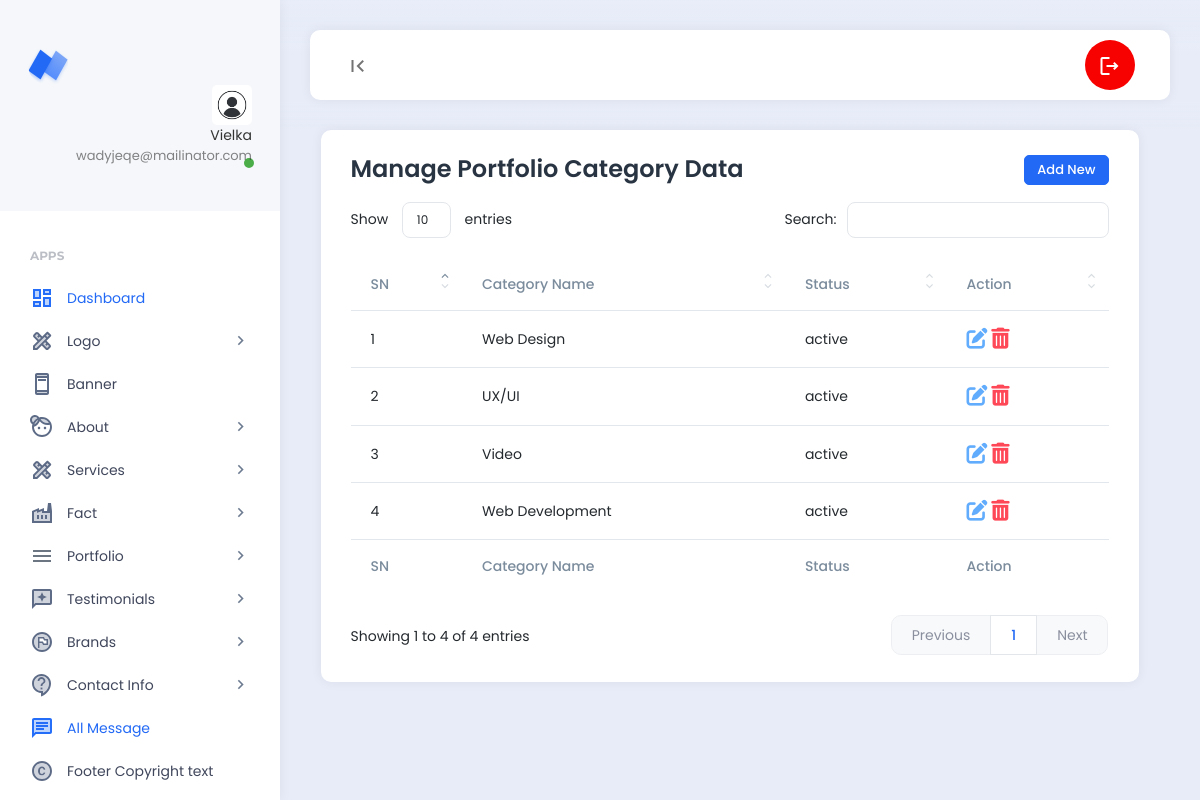
The page /backend/manage_portfolio_category.php (signed in) on the database its author committed.
### tables this page shows
CREATE TABLE `pro_users` (
  `id` int(11) NOT NULL,
  `name` varchar(55) NOT NULL,
  `email` varchar(55) NOT NULL,
  `password` varchar(100) NOT NULL,
  `profile_photo` varchar(200) NOT NULL DEFAULT 'profile_photo.jpg'
);

CREATE TABLE `pro_portfolio_categories` (
  `id` int(11) NOT NULL,
  `category_name` varchar(200) NOT NULL,
  `category_slug` varchar(100) NOT NULL,
  `category_status` varchar(100) NOT NULL
);

### backend/manage_portfolio_category.php (the view, shortened to what this page needs)
<?php
require_once('header.php');
require_once('../config/db.php');
$select_category = "SELECT * FROM pro_portfolio_categories";
$category_query_run = mysqli_query($db_con, $select_category);
$serial=1;
?>
<div class="row">
    <div class="col-md-12 col-lg-12">
        <div class="card">
            <div class="card-header">
                <h2 style="font-size: 24px;" class="card-title">Manage Portfolio Category Data <span><a href="add_portfolio_category.php" class="btn btn-primary btn-sm" style="float: right;">Add New</a></span></h2>
            </div>
            <div class="card-body">
                <table id="datatable1" class="display" style="width:100%">
                    <thead>
                        <tr>
                            <th>SN</th>
                            <th>Category Name</th>
                            <th>Status</th>
                            <th>Action</th>
                        </tr>
                    </thead>
                    <tbody>
                        <?php foreach ($category_query_run as $category_items) :?>
                            <tr>
                            <td><?= $serial++;?></td>
                            <td><?= $category_items['category_name']; ?></td>
                            <td><?= $category_items['category_status']; ?></td>
                            <td>
                                <a href="edit_portfolio_category.php?id=<?=$category_items['id'];?>" class="text-info h4"><i class="fa-solid fa-pen-to-square"></i></a>
                                <a href="delete_portfolio_category.php?id=<?=$category_items['id'];?>" class="text-danger h4"><i class="fa-solid fa-trash-can"></i></a>
                            </td>
                        </tr>
                      <?php endforeach;?>
                    </tbody>
                    <tfoot>
                        <tr>
                            <th>SN</th>
                            <th>Category Name</th>
                            <th>Status</th>
                            <th>Action</th>
                        </tr>
                    </tfoot>
                </table>
            </div>
        </div>
    </div>
</div>
<?php require_once('footer.php');?>

### backend/header.php (shortened to what this page needs)
<?php
require_once('../config/db.php');
$id = $_SESSION['login_id'];
$select_profile_image_query = "SELECT profile_photo FROM `pro_users` WHERE id=$id";
$query_run = mysqli_query($db_con, $select_profile_image_query);
$select_profile_fetch_assoc = mysqli_fetch_assoc($query_run)['profile_photo'];
?>
<!DOCTYPE html>
<html lang="en">
<head>
    <link rel="stylesheet" href="https://cdnjs.cloudflare.com/ajax/libs/font-awesome/6.4.2/css/all.min.css">
    <link href="assets/plugins/bootstrap/css/bootstrap.min.css" rel="stylesheet">
    <link href="assets/plugins/perfectscroll/perfect-scrollbar.css" rel="stylesheet">
    <link href="assets/plugins/pace/pace.css" rel="stylesheet">
    <link href="assets/plugins/highlight/styles/github-gist.css" rel="stylesheet">
    <link href="assets/plugins/summernote/summernote-lite.min.css" rel="stylesheet">
    <link href="assets/plugins/datatables/datatables.min.css" rel="stylesheet">
    <link href="assets/css/main.min.css" rel="stylesheet">
    <link href="assets/css/custom.css" rel="stylesheet">
</head>
<body>
    <div class="app align-content-stretch d-flex flex-wrap">
        <div class="app-sidebar">
            <div class="logo">
                <a href="http://localhost/project/" target="_blank" class="logo-icon"><span class="logo-text">Neptune</span></a>
                <div class="sidebar-user-switcher user-activity-online">
                    <a href="#">
                        <img src="assets/images/profile_photo/<?= $select_profile_fetch_assoc;?>">
                        <span class="activity-indicator"></span>
                        <span class="user-info-text"><?php if(isset($_SESSION['login_name'])) : echo $_SESSION['login_name']; endif ?><br><span class="user-state-info"><?php if(isset($_SESSION['login_email'])) : echo $_SESSION['login_email']; endif?></span></span>
                    </a>
                </div>
            </div>
            <div class="app-menu">
                <ul class="accordion-menu">
                    <li class="sidebar-title">
                        Apps
                    </li>
                    <li class="active-page">
                        <a href="dashboard.php" class="active"><i class="material-icons-two-tone">dashboard</i>Dashboard</a>
                    </li>
                    <li>
                        <a href=""><i class="material-icons-two-tone">design_services</i>Logo<i class="material-icons has-sub-menu">keyboard_arrow_right</i></a>
                    </li>
                    <li>
                        <a href="manage_banner.php"><i class="material-icons-two-tone">ad_units</i>Banner</a>
                    </li>
                    <li>
                        <a href=""><i class="material-icons-two-tone">face_4</i>About<i class="material-icons has-sub-menu">keyboard_arrow_right</i></a>
                    </li>
                    <li>
                        <a href=""><i class="material-icons-two-tone">design_services</i>Services<i class="material-icons has-sub-menu">keyboard_arrow_right</i></a>
                    </li>
                    <li>
                        <a href=""><i class="material-icons-two-tone">factory</i>Fact<i class="material-icons has-sub-menu">keyboard_arrow_right</i></a>
                    </li>
                    <li>
                        <a href=""><i class="material-icons-two-tone"> menu </i>Portfolio<i class="material-icons has-sub-menu">keyboard_arrow_right</i></a>
                    </li>
                    <li>
                        <a href=""><i class="material-icons-two-tone">reviews</i>Testimonials<i class="material-icons has-sub-menu">keyboard_arrow_right</i></a>
                    </li>
                    <li>
                        <a href=""><i class="material-icons-two-tone">flag_circle</i>Brands<i class="material-icons has-sub-menu">keyboard_arrow_right</i></a>
                    </li>
                    <li>
                        <a href=""><i class="material-icons-two-tone">contact_support</i>Contact Info<i class="material-icons has-sub-menu">keyboard_arrow_right</i></a>
                    </li>
                    <li class="active-page">
                        <a href="all_message.php" class="active"><i class="material-icons-two-tone">chat</i>All Message</a>
                    </li>
                    <li>
                        <a href="copyright_text.php"><i class="material-icons-two-tone">copyright</i>Footer Copyright text</a>
                    </li>
                </ul>
            </div>
        </div>
        <div class="app-container">
            <div class="app-header">
                <nav class="navbar navbar-light navbar-expand-lg">
                    <div class="container-fluid">
                        <div class="navbar-nav" id="navbarNav">
                            <ul class="navbar-nav">
                                <li class="nav-item">
                                    <a class="nav-link hide-sidebar-toggle-button" href="#"><i class="material-icons">first_page</i></a>
                                </li>
                            </ul>
                        </div>
                        <div class="d-flex">
                            <ul class="navbar-nav">
                                <li class="nav-item hidden-on-mobile">
                                    <a class="nav-link nav-notifications-toggle" id="notificationsDropDown" style="width: 50px; height:50px;border-radius:50%;" href="#" data-bs-toggle="dropdown">
                                        <i class="material-icons-outlined">logout</i>
                                    </a>
                                </li>
                            </ul>
                        </div>
                    </div>
                </nav>
            </div>
            <div class="app-content">
                <div class="content-wrapper">
                    <div class="container">
                        <div class="row">

### rows shown on the page
pro_users: profile_photo (picture)
pro_portfolio_categories: category_name "Web Design", category_status "active"
pro_portfolio_categories: category_name "UX/UI", category_status "active"
pro_portfolio_categories: category_name "Video", category_status "active"
pro_portfolio_categories: category_name "Web Development", category_status "active"

### other values the page prints
$_SESSION['login_name'] "Vielka"
$_SESSION['login_email'] "wadyjeqe@mailinator.com"
